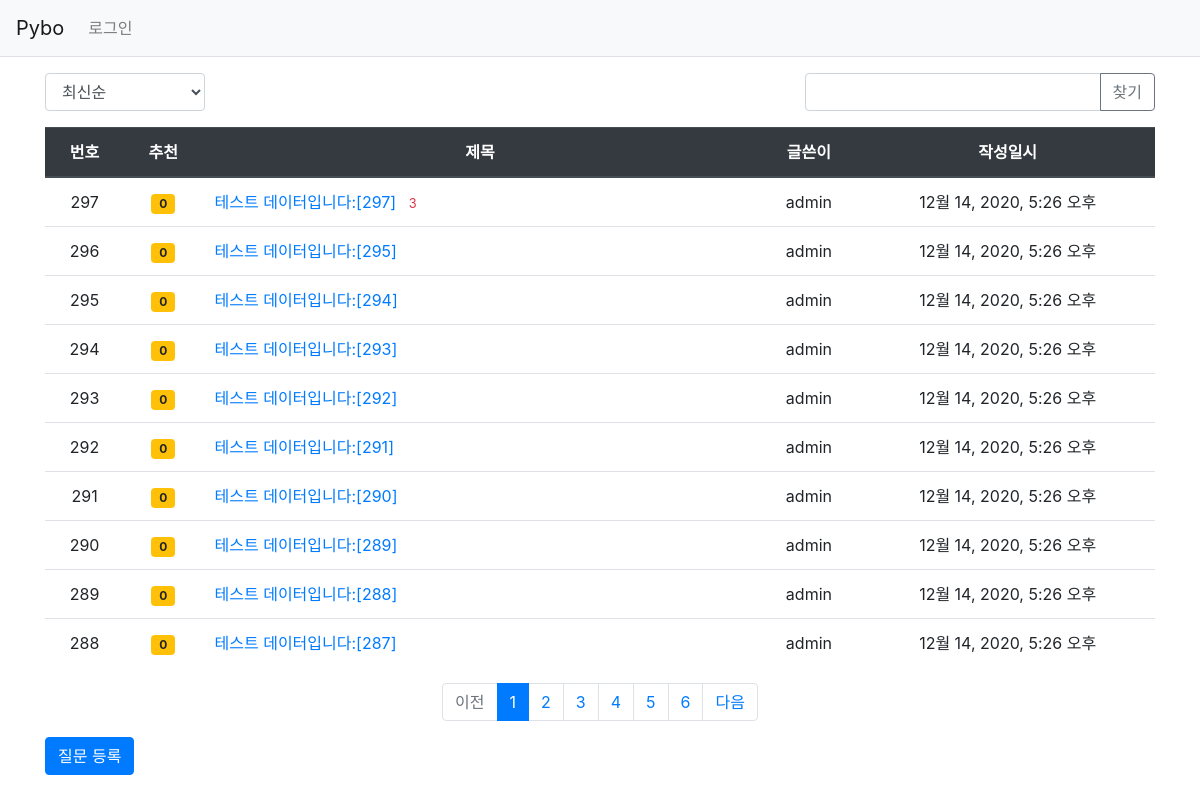
Page /pybo/ on the earlier database version.
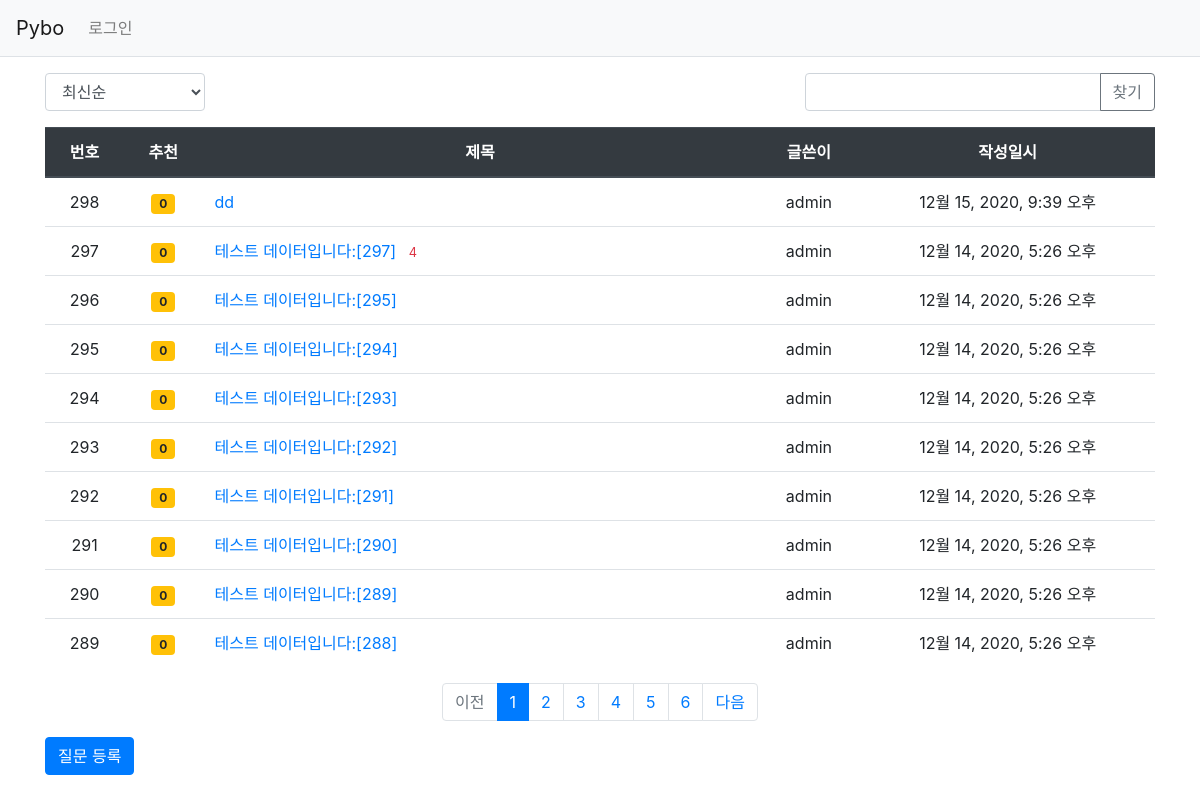
Same page on the later database version.
### pybo/models.py (models this page shows, shortened)
class Question(models.Model):
    author = models.ForeignKey(User, on_delete=models.CASCADE, related_name='author_question')
    objects = None
    subject = models.CharField(max_length=200)
    content = models.TextField()
    create_date = models.DateTimeField()
    modify_date = models.DateTimeField(null=True, blank=True)
    voter = models.ManyToManyField(User, related_name='voter_question')

### pybo/views/base_views.py (the view, shortened to what this page needs)
# urls.py: path('', base_views.index, name='index'),  # '/' 에 해당되는 path
def index(request):
    page = request.GET.get('page', '1')     # 페이지
    kw = request.GET.get('kw', '')
    so = request.GET.get('so', 'recent')  # 정렬기준
    if so == 'recommend':
        question_list = Question.objects.annotate(num_voter=Count('voter')).order_by('-num_voter', '-create_date')
    elif so == 'popular':
        question_list = Question.objects.annotate(num_answer=Count('answer')).order_by('-num_answer', '-create_date')
    else:  # recent
        question_list = Question.objects.order_by('-create_date')
    paginator = Paginator(question_list, 10)    # 페이지 당 10개씩 보여주기
    page_obj = paginator.get_page(page)
    context = {'question_list': page_obj, 'page': page, 'kw': kw, 'so':so}  # page 와 kw 가 추가되었다.
    return render(request, 'pybo/question_list.html', context)

### pybo/templatetags/pybo_filter.py (called while the page is built)
@register.filter
def sub(value, arg):
    return value - arg

### pybo/templates/pybo/question_list.html (shortened to what this page needs)
<!DOCTYPE html>
<html lang="en">
<head>
</head>
<body>
{% extends 'base.html' %}
{% load pybo_filter %}
{% block content %}
<div class="container my-3">
    <div class="row justify-content-between my-3">
        <div class="col-2">
            <select class="form-control so">
                <option value="recent" {% if so == 'recent' %}selected{% endif %}>최신순</option>
            </select>
        </div>
        <div class="col-4 input-group">
            <input type="text" class="form-control kw" value="{{ kw|default_if_none:'' }}">
            <div class="input-group-append">
                <button class="btn btn-outline-secondary" type="button" id="btn_search">찾기</button>
            </div>
        </div>
    </div>
    <table class="table">
        <thead>
        <tr class="text-center thead-dark">
            <th>번호</th>
            <th>추천</th>
            <th style="width:50%">제목</th>
            <th>글쓴이</th>
            <th>작성일시</th>
        </tr>
        </thead>
        <tbody>
        {% if question_list %}
        {% for question in question_list %}
        <tr class="text-center">
            <td>
                {{ question_list.paginator.count|sub:question_list.start_index|sub:forloop.counter0|add:1 }}
            </td>
            <td>
                {% if question.voter.all.count >= 0 %}
                <span class="badge badge-warning px-2 py-1">{{ question.voter.all.count }}</span>
                {% endif %}
            </td>
            <td class="text-left">
                <a href="{% url 'pybo:detail' question.id %}">{{ question.subject }}</a>
                {% if question.answer_set.count > 0 %}
                <span class="text-danger small ml-2">{{ question.answer_set.count }}</span>
                {% endif %}
            </td>
            <td>{{ question.author.username }}</td>
            <td>{{ question.create_date }}</td>
        </tr>
        {% endfor %}
        {% else %}
        <tr>
            <td colspan="3">질문이 없습니다.</td>
        </tr>
        {% endif %}
        </tbody>
    </table>
    <ul class="pagination justify-content-center">
        {% if question_list.has_previous %}
        <li class="page-item">
            <a class="page-link" data-page="{{ question_list.previous_page_number }}" href="#">이전</a>
        </li>
        {% else %}
        <li class="page-item disabled">
            <a class="page-link" tabindex="-1" aria-disabled="true" href="#">이전</a>
        </li>
        {% endif %}
        {% for page_number in question_list.paginator.page_range %}
        {% if page_number >= question_list.number|add:-5 and page_number <= question_list.number|add:5 %}
            {% if page_number == question_list.number %}
            <li class="page-item active" aria-current="page">
                <a class="page-link" data-page="{{ page_number }}" href="#">{{ page_number }}</a>
            </li>
            {% else %}
            <li class="page-item">
                <a class="page-link" data-page="{{ page_number }}" href="#">{{ page_number }}</a>
            </li>
            {% endif %}
        {% endif %}
        {% endfor %}
        {% if question_list.has_next %}
        <li class="page-item">
            <a class="page-link" data-page="{{ question_list.next_page_number }}" href="#">다음</a>
        </li>
        {% else %}
        <li class="page-item disabled">
            <a class="page-link" tabindex="-1" aria-disabled="true" href="#">다음</a>
        </li>
        {% endif %}
    </ul>
    <a href="{% url 'pybo:question_create' %}" class="btn btn-primary">질문 등록</a>
</div>
{% endblock %}

Differences in the rows shown:
no longer on this page (row unchanged): Question: paginator.count|sub "288", voter.all.count "0", subject "테스트 데이터입니다:[287]", author.username "admin", create_date "12월 14, 2020, 5:26 오후"
added Question: paginator.count|sub "298", voter.all.count "0", subject "dd", author.username "admin", create_date "12월 15, 2020, 9:39 오후"
computed for Question "테스트 데이터입니다:[297]": answer_set.count "3" → "4"
